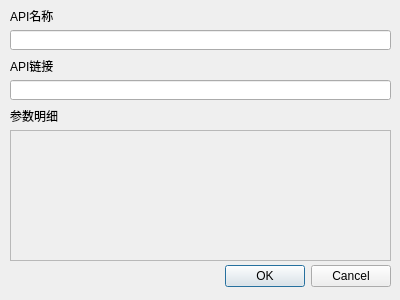
<?xml version="1.0" encoding="UTF-8"?>
<ui version="4.0">
 <class>APIURLDialog</class>
 <widget class="QDialog" name="APIURLDialog">
  <property name="geometry">
   <rect>
    <x>0</x>
    <y>0</y>
    <width>400</width>
    <height>300</height>
   </rect>
  </property>
  <property name="windowTitle">
   <string>Dialog</string>
  </property>
  <widget class="QDialogButtonBox" name="buttonBox">
   <property name="geometry">
    <rect>
     <x>50</x>
     <y>260</y>
     <width>341</width>
     <height>32</height>
    </rect>
   </property>
   <property name="orientation">
    <enum>Qt::Horizontal</enum>
   </property>
   <property name="standardButtons">
    <set>QDialogButtonBox::Cancel|QDialogButtonBox::Ok</set>
   </property>
  </widget>
  <widget class="QLabel" name="label">
   <property name="geometry">
    <rect>
     <x>10</x>
     <y>10</y>
     <width>54</width>
     <height>12</height>
    </rect>
   </property>
   <property name="text">
    <string>API名称</string>
   </property>
  </widget>
  <widget class="QLineEdit" name="APIName">
   <property name="geometry">
    <rect>
     <x>10</x>
     <y>30</y>
     <width>381</width>
     <height>20</height>
    </rect>
   </property>
  </widget>
  <widget class="QLabel" name="label_2">
   <property name="geometry">
    <rect>
     <x>10</x>
     <y>60</y>
     <width>54</width>
     <height>12</height>
    </rect>
   </property>
   <property name="text">
    <string>API链接</string>
   </property>
  </widget>
  <widget class="QLineEdit" name="APIUrl">
   <property name="geometry">
    <rect>
     <x>10</x>
     <y>80</y>
     <width>381</width>
     <height>20</height>
    </rect>
   </property>
  </widget>
  <widget class="QWidget" name="verticalLayoutWidget">
   <property name="geometry">
    <rect>
     <x>10</x>
     <y>130</y>
     <width>381</width>
     <height>131</height>
    </rect>
   </property>
   <layout class="QVBoxLayout" name="verticalLayout">
    <item>
     <widget class="QScrollArea" name="scrollArea">
      <property name="widgetResizable">
       <bool>true</bool>
      </property>
      <widget class="QWidget" name="scrollAreaWidgetContents">
       <property name="geometry">
        <rect>
         <x>0</x>
         <y>0</y>
         <width>377</width>
         <height>127</height>
        </rect>
       </property>
      </widget>
     </widget>
    </item>
   </layout>
  </widget>
  <widget class="QLabel" name="label_5">
   <property name="geometry">
    <rect>
     <x>10</x>
     <y>110</y>
     <width>54</width>
     <height>12</height>
    </rect>
   </property>
   <property name="text">
    <string>参数明细</string>
   </property>
  </widget>
 </widget>
 <resources/>
 <connections>
  <connection>
   <sender>buttonBox</sender>
   <signal>accepted()</signal>
   <receiver>APIURLDialog</receiver>
   <slot>accept()</slot>
   <hints>
    <hint type="sourcelabel">
     <x>248</x>
     <y>254</y>
    </hint>
    <hint type="destinationlabel">
     <x>157</x>
     <y>274</y>
    </hint>
   </hints>
  </connection>
  <connection>
   <sender>buttonBox</sender>
   <signal>rejected()</signal>
   <receiver>APIURLDialog</receiver>
   <slot>reject()</slot>
   <hints>
    <hint type="sourcelabel">
     <x>316</x>
     <y>260</y>
    </hint>
    <hint type="destinationlabel">
     <x>286</x>
     <y>274</y>
    </hint>
   </hints>
  </connection>
 </connections>
</ui>
